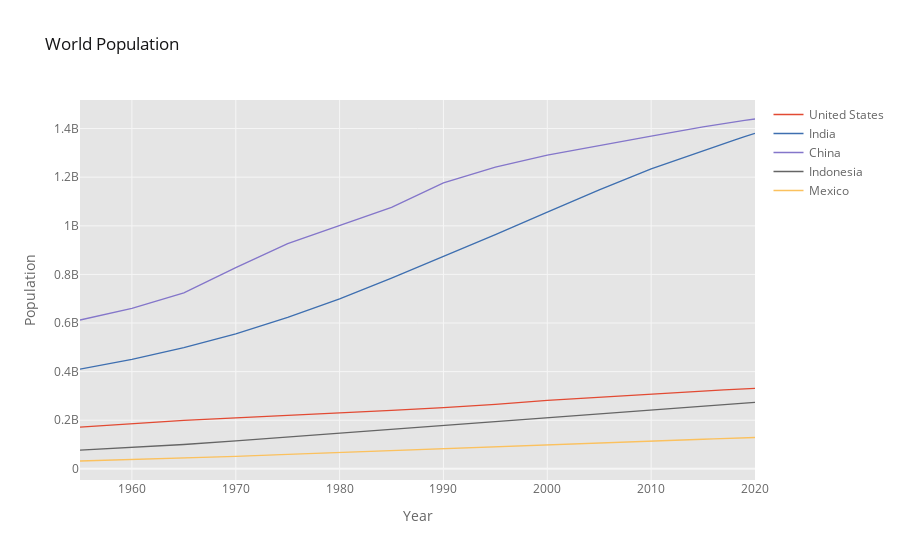

Source (notebook cell):
### Markdown cell above
# Gráfico de lineas

### Code cell
df.iplot(kind='line', xTitle='Year', yTitle='Population', title='World Population')

### Figure 1 — Plotly figure (JSON) as saved in the notebook; plotly's stock layout.template omitted (floating-point values rounded to 4 significant figures)
{"data": [{"line": {"color": "rgba(226, 74, 51, 1.0)", "dash": "solid", "shape": "linear", "width": 1.3}, "mode": "lines", "name": "United States", "text": "", "type": "scatter", "x": [1955, 1960, 1965, 1970, 1975, 1980, 1985, 1990, 1995, 2000, 2005, 2010, 2015, 2016, 2017, 2018, 2019, 2020], "y": [171685336, 186720571, 199733676, 209513341, 219081251, 229476354, 240499825, 252120309, 265163745, 281710909, 294993511, 309011475, 320878310, 323015995, 325084756, 327096265, 329064917, 331002651]}, {"line": {"color": "rgba(62, 111, 176, 1.0)", "dash": "solid", "shape": "linear", "width": 1.3}, "mode": "lines", "name": "India", "text": "", "type": "scatter", "x": [1955, 1960, 1965, 1970, 1975, 1980, 1985, 1990, 1995, 2000, 2005, 2010, 2015, 2016, 2017, 2018, 2019, 2020], "y": [409880595, 450547679, 499123324, 555189792, 623102897, 698952844, 784360008, 873277798, 963922588, 1056575549, 1147609927, 1234281170, 1310152403, 1324517249, 1338676785, 1352642280, 1366417754, 1380004385]}, {"line": {"color": "rgba(132, 118, 202, 1.0)", "dash": "solid", "shape": "linear", "width": 1.3}, "mode": "lines", "name": "China", "text": "", "type": "scatter", "x": [1955, 1960, 1965, 1970, 1975, 1980, 1985, 1990, 1995, 2000, 2005, 2010, 2015, 2016, 2017, 2018, 2019, 2020], "y": [612241554, 660408056, 724218968, 827601394, 926240885, 1000089235, 1075589361, 1176883674, 1240920535, 1290550765, 1330776380, 1368810615, 1406847870, 1414049351, 1421021791, 1427647786, 1433783686, 1439323776]}, {"line": {"color": "rgba(101, 101, 101, 1.0)", "dash": "solid", "shape": "linear", "width": 1.3}, "mode": "lines", "name": "Indonesia", "text": "", "type": "scatter", "x": [1955, 1960, 1965, 1970, 1975, 1980, 1985, 1990, 1995, 2000, 2005, 2010, 2015, 2016, 2017, 2018, 2019, 2020], "y": [77273425, 87751068, 100267062, 114793178, 130680727, 147447836, 164982451, 181413402, 196934260, 211513823, 226289470, 241834215, 258383256, 261556381, 264650963, 267670543, 270625568, 273523615]}, {"line": {"color": "rgba(251, 193, 94, 1.0)", "dash": "solid", "shape": "linear", "width": 1.3}, "mode": "lines", "name": "Mexico", "text": "", "type": "scatter", "x": [1955, 1960, 1965, 1970, 1975, 1980, 1985, 1990, 1995, 2000, 2005, 2010, 2015, 2016, 2017, 2018, 2019, 2020], "y": [32350596, 37771859, 44123853, 51493565, 59607953, 67761372, 75983485, 83943132, 91663285, 98899845, 106005203, 114092963, 121858258, 123333376, 124777324, 126190788, 127575529, 128932753]}], "layout": {"legend": {"bgcolor": "#FFFFFF", "font": {"color": "#666666"}}, "paper_bgcolor": "#FFFFFF", "plot_bgcolor": "#E5E5E5", "title": {"font": {"color": "#151516"}, "text": "World Population"}, "xaxis": {"gridcolor": "#F6F6F6", "showgrid": true, "tickfont": {"color": "#666666"}, "title": {"font": {"color": "#666666"}, "text": "Year"}, "zerolinecolor": "#F6F6F6"}, "yaxis": {"gridcolor": "#F6F6F6", "showgrid": true, "tickfont": {"color": "#666666"}, "title": {"font": {"color": "#666666"}, "text": "Population"}, "zerolinecolor": "#F6F6F6"}}}
